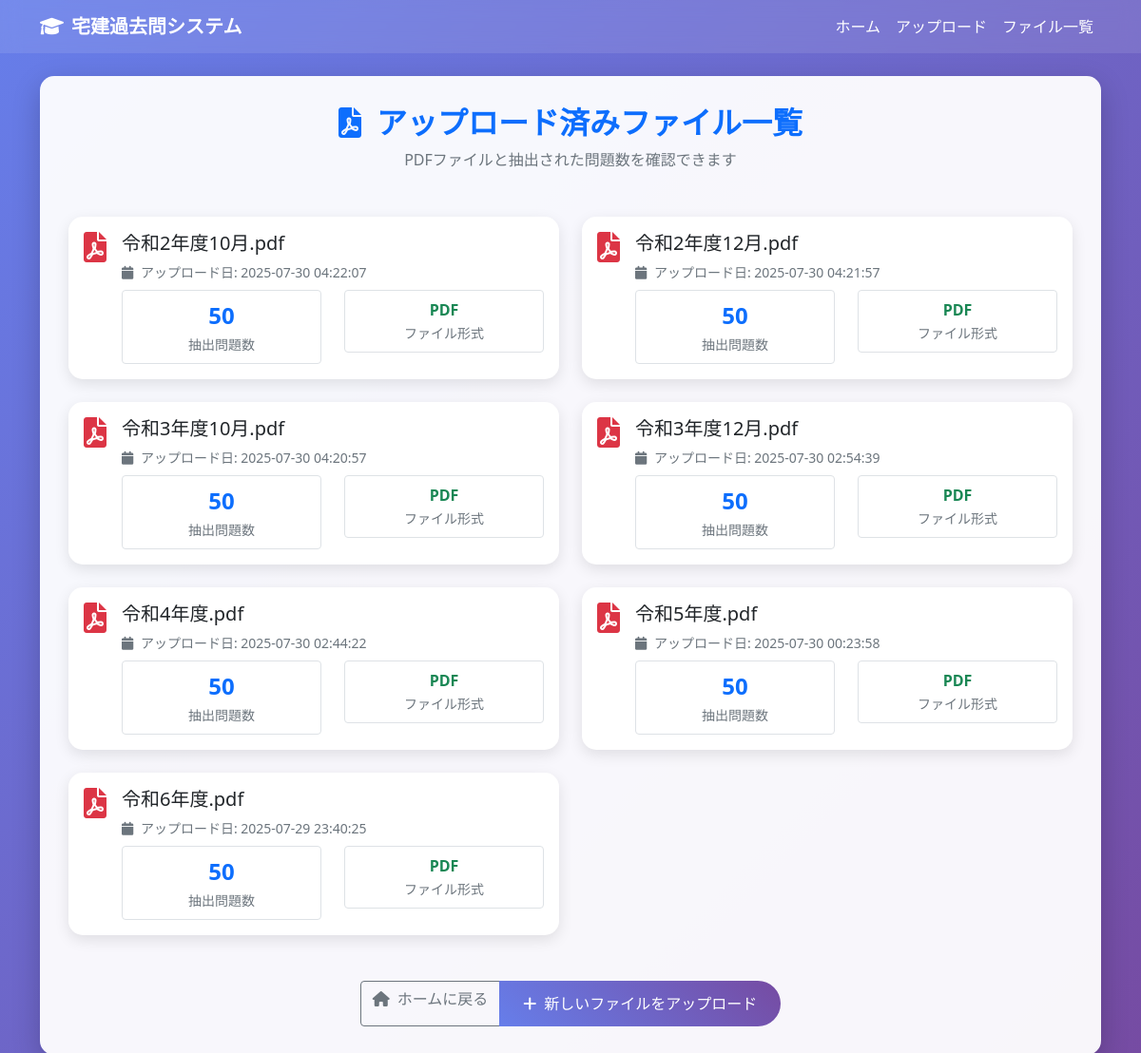
The page /files on the database its author committed.
### tables this page shows
CREATE TABLE pdf_files (
            id INTEGER PRIMARY KEY AUTOINCREMENT,
            filename TEXT NOT NULL,
            original_name TEXT NOT NULL,
            upload_date DATETIME DEFAULT CURRENT_TIMESTAMP,
            file_path TEXT NOT NULL
        );

### app.py (the view)
@app.route('/files')
def list_files():
    conn = sqlite3.connect('takken_exam.db')
    cursor = conn.cursor()
    cursor.execute('''
        SELECT pf.*, COUNT(q.id) as question_count
        FROM pdf_files pf
        LEFT JOIN questions q ON pf.id = q.pdf_id
        GROUP BY pf.id
        ORDER BY pf.upload_date DESC
    ''')
    files = cursor.fetchall()
    conn.close()
    return render_template('files.html', files=files)

### templates/files.html (shortened to what this page needs)
{% extends "base.html" %}
{% block content %}
<div class="text-center mb-5">
    <h2 class="fw-bold text-primary">
        <i class="fas fa-file-pdf me-3"></i>アップロード済みファイル一覧
    </h2>
    <p class="text-muted">PDFファイルと抽出された問題数を確認できます</p>
</div>
{% if files %}
<div class="row">
    {% for file in files %}
    <div class="col-lg-6 mb-4">
        <div class="card card-custom h-100">
            <div class="card-body">
                <div class="d-flex align-items-start">
                    <div class="flex-shrink-0">
                        <i class="fas fa-file-pdf fa-2x text-danger"></i>
                    </div>
                    <div class="flex-grow-1 ms-3">
                        <h5 class="card-title text-truncate" title="{{ file[2] }}">
                            {{ file[2] }}
                        </h5>
                        <p class="card-text text-muted small mb-2">
                            <i class="fas fa-calendar me-1"></i>
                            アップロード日: {{ file[3][:19] }}
                        </p>
                        <div class="row text-center">
                            <div class="col-6">
                                <div class="border rounded p-2">
                                    <div class="fw-bold text-primary fs-4">{{ file[5] }}</div>
                                    <small class="text-muted">抽出問題数</small>
                                </div>
                            </div>
                            <div class="col-6">
                                <div class="border rounded p-2">
                                    <div class="fw-bold text-success fs-6">PDF</div>
                                    <small class="text-muted">ファイル形式</small>
                                </div>
                            </div>
                        </div>
                    </div>
                </div>
            </div>
        </div>
    </div>
    {% endfor %}
</div>
{% endif %}
<div class="text-center mt-4">
    <div class="btn-group" role="group">
        <a href="{{ url_for('index') }}" class="btn btn-outline-secondary">
            <i class="fas fa-home me-2"></i>ホームに戻る
        </a>
        <a href="{{ url_for('upload_file') }}" class="btn btn-custom">
            <i class="fas fa-plus me-2"></i>新しいファイルをアップロード
        </a>
    </div>
</div>
{% endblock %}

### templates/base.html (shortened to what this page needs)
<!DOCTYPE html>
<html lang="ja">
<head>
    <link href="https://cdn.jsdelivr.net/npm/bootstrap@5.1.3/dist/css/bootstrap.min.css" rel="stylesheet">
    <link href="https://cdnjs.cloudflare.com/ajax/libs/font-awesome/6.0.0/css/all.min.css" rel="stylesheet">
</head>
<body>
    <nav class="navbar navbar-expand-lg navbar-custom">
        <div class="container">
            <a class="navbar-brand text-white fw-bold" href="{{ url_for('index') }}">
                <i class="fas fa-graduation-cap me-2"></i>宅建過去問システム
            </a>
            <div class="navbar-nav ms-auto">
                <a class="nav-link text-white" href="{{ url_for('index') }}">ホーム</a>
                <a class="nav-link text-white" href="{{ url_for('upload_file') }}">アップロード</a>
                <a class="nav-link text-white" href="{{ url_for('list_files') }}">ファイル一覧</a>
            </div>
        </div>
    </nav>
    <div class="container mt-4">
        <div class="main-container">
            {% block content %}{% endblock %}
        </div>
    </div>
</body>
</html>

### templates/base.html (style rules this page uses)
body { background: linear-gradient(135deg, #667eea 0%, #764ba2 100%); min-height: 100vh; font-family: 'Segoe UI', Tahoma, Geneva, Verdana, sans-serif; }
.main-container { background: rgba(255, 255, 255, 0.95); border-radius: 15px; box-shadow: 0 10px 30px rgba(0, 0, 0, 0.2); margin: 20px auto; padding: 30px; }
.navbar-custom { background: rgba(255, 255, 255, 0.1); backdrop-filter: blur(10px); border: none; }
.btn-custom { background: linear-gradient(45deg, #667eea, #764ba2); border: none; color: white; padding: 12px 25px; border-radius: 25px; transition: all 0.3s ease; }
.card-custom { border: none; border-radius: 15px; box-shadow: 0 5px 15px rgba(0, 0, 0, 0.1); transition: transform 0.3s ease; }

### rows shown on the page
pdf_files: original_name "令和2年度10月.pdf", upload_date "2025-07-30 04:22:07", file "50"
pdf_files: original_name "令和2年度12月.pdf", upload_date "2025-07-30 04:21:57", file "50"
pdf_files: original_name "令和3年度10月.pdf", upload_date "2025-07-30 04:20:57", file "50"
pdf_files: original_name "令和3年度12月.pdf", upload_date "2025-07-30 02:54:39", file "50"
pdf_files: original_name "令和4年度.pdf", upload_date "2025-07-30 02:44:22", file "50"
pdf_files: original_name "令和5年度.pdf", upload_date "2025-07-30 00:23:58", file "50"
pdf_files: original_name "令和6年度.pdf", upload_date "2025-07-29 23:40:25", file "50"
